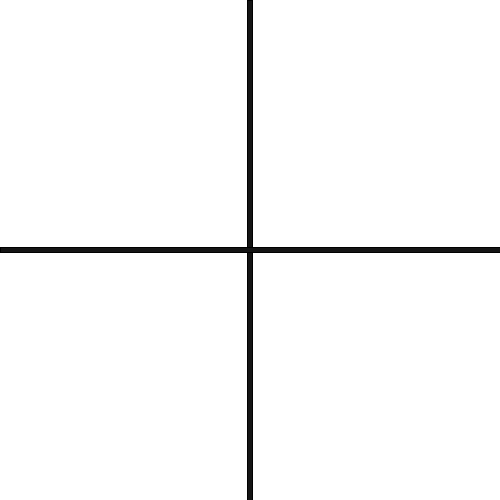
Frame 1 (no input)
Frame 60 (the mouse pressed at the canvas centre just before this capture): identical to frame 1, image omitted
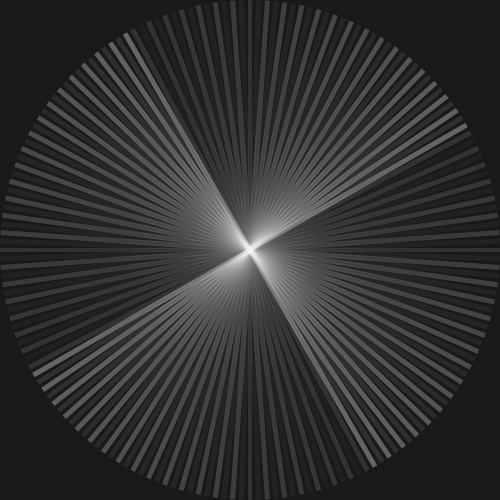
Frame 120 (the mouse held since frame 60 and released just before this capture)

The Processing sketch that drew these frames (run headless with seeded random() and noise(); from frame 60 on, the mouse is pressed at the canvas centre):

// Processing sketch: processing_74513
// ── processing_74513.pde

void setup(){
  
  size(500, 500);
  smooth();
  rectMode(CENTER);
}

float angle;

void draw(){
  if(mousePressed == true){
   fill(0, 10);
   rect(0, 0, 1000, 1000);
  angle += PI/45;
 
  translate(mouseX, mouseY);

  rotate(angle);

  noStroke();
  fill(255, 80);
 
  rect(0, 0, 5, height);
  rect(0, 0, width, 5);
  
  } else {
   background(255);  
  fill(20);
  rect(width/2, height/2, 5, height);
  rect(width/2, height/2, width, 5);
  }

}
